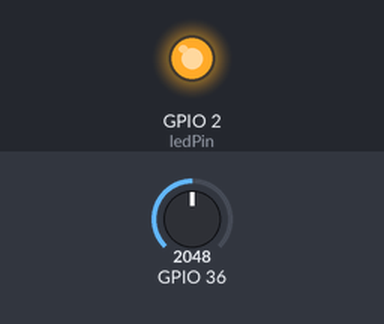
This sketch was run on a simulated ESP32. Parts: output pins drawn as LEDs (lit = HIGH). The test bench sets the inputs (shaded band); at power-on: GPIO 36 = 2048. WiFi joins after 1.5 s; servers stay silent unless stated; what the sketch prints to the serial monitor is not drawn.

Above: at 6.7 s.
6.8 s: GPIO 36 set to 0
At 8.1 s:
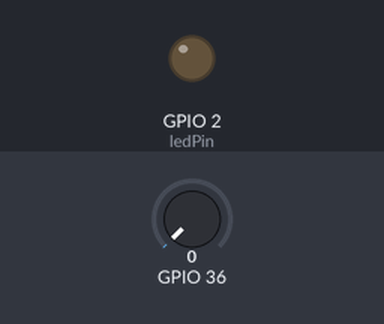
8.4 s: GPIO 36 set to 140
At 8.7 s:
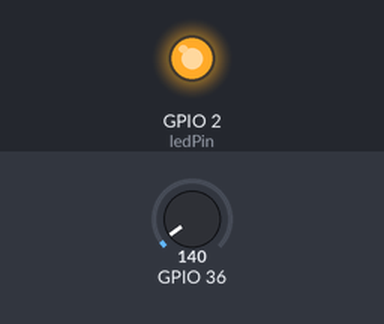
Timing chart, 0 to 11.4 s (numbered marks = the images above; inputs shaded):
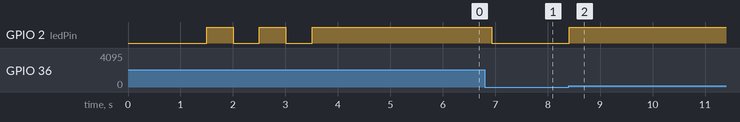

Measured:
- after the input at 6.8 s, GPIO 2 (ledPin): HIGH → LOW after 0.13 s
- after the input at 8.4 s, GPIO 2 (ledPin): LOW → HIGH at once
- by itself, GPIO 2 (ledPin): alternates HIGH for 0.50 s and LOW for 0.51 s, 4 changes in all, then stays HIGH

The sketch:

remote.ino
```cpp
#include <WiFi.h>
#include <WiFiMulti.h>
#include "FirebaseESP32.h"

FirebaseData firebaseData;

WiFiMulti WiFiMulti;
int ledPin = 2;      // select the pin for the LED
int sensorValue = 0;  // variable to store the value coming from the sensor
int count = 10;
const char* ssid     = "MY Wi-Fi SSID";
const char* password = "MY Wi-Fi Password";
#define FIREBASE_HOST "https://netflixremote-20291.firebaseio.com/"
#define FIREBASE_AUTH "MY FIREBASE AUTH KEY"
static bool hasWifi = false;


void setup() {
  // declare the ledPin as an OUTPUT:
  pinMode(ledPin, OUTPUT);
  Serial.begin(9600);
  Serial.println("Connecting to Wifi");
  Serial.println("Connecting...");
  WiFi.begin(ssid, password);
  while (WiFi.status() != WL_CONNECTED) {
    delay(500);
    Serial.print(".");
  }
  hasWifi = true;
  Serial.println("WiFi connected");
  Serial.println("IP address: ");
  Serial.println(WiFi.localIP());
  Firebase.begin(FIREBASE_HOST, FIREBASE_AUTH);
  Firebase.reconnectWiFi(true);
  for (int i = 0; i < 2; i++) {
    digitalWrite(ledPin, HIGH);
    delay(500);
    digitalWrite(ledPin, LOW);
    delay(500);
  }
}

void loop() {
  if (analogRead(36) > 0) {

    for (int i = 0; i < 100; i++) {
      sensorValue += analogRead(36);
    }
    sensorValue /= 100;
  }
  //Serial.println(sensorValue);

  if (sensorValue >= 4095) {
    Serial.println("5: Comedy");
    digitalWrite(ledPin, HIGH);
    Firebase.setInt(firebaseData, "/GenreVal", 5);
  } else if (sensorValue > 4000) {
    Serial.println("6: Crime");
    digitalWrite(ledPin, HIGH);
    Firebase.setInt(firebaseData, "/GenreVal", 6);
  } else if (sensorValue > 3700) {
    Serial.println("16: Horror");
    digitalWrite(ledPin, HIGH);
    Firebase.setInt(firebaseData, "/GenreVal", 16);
  } else if (sensorValue > 0) {
    Serial.println("23: Sci-Fi");
    digitalWrite(ledPin, HIGH);
    Firebase.setInt(firebaseData, "/GenreVal", 23);
  } else {
    digitalWrite(ledPin, LOW);
  }

  sensorValue = 0;
  delay(10);
}
```
